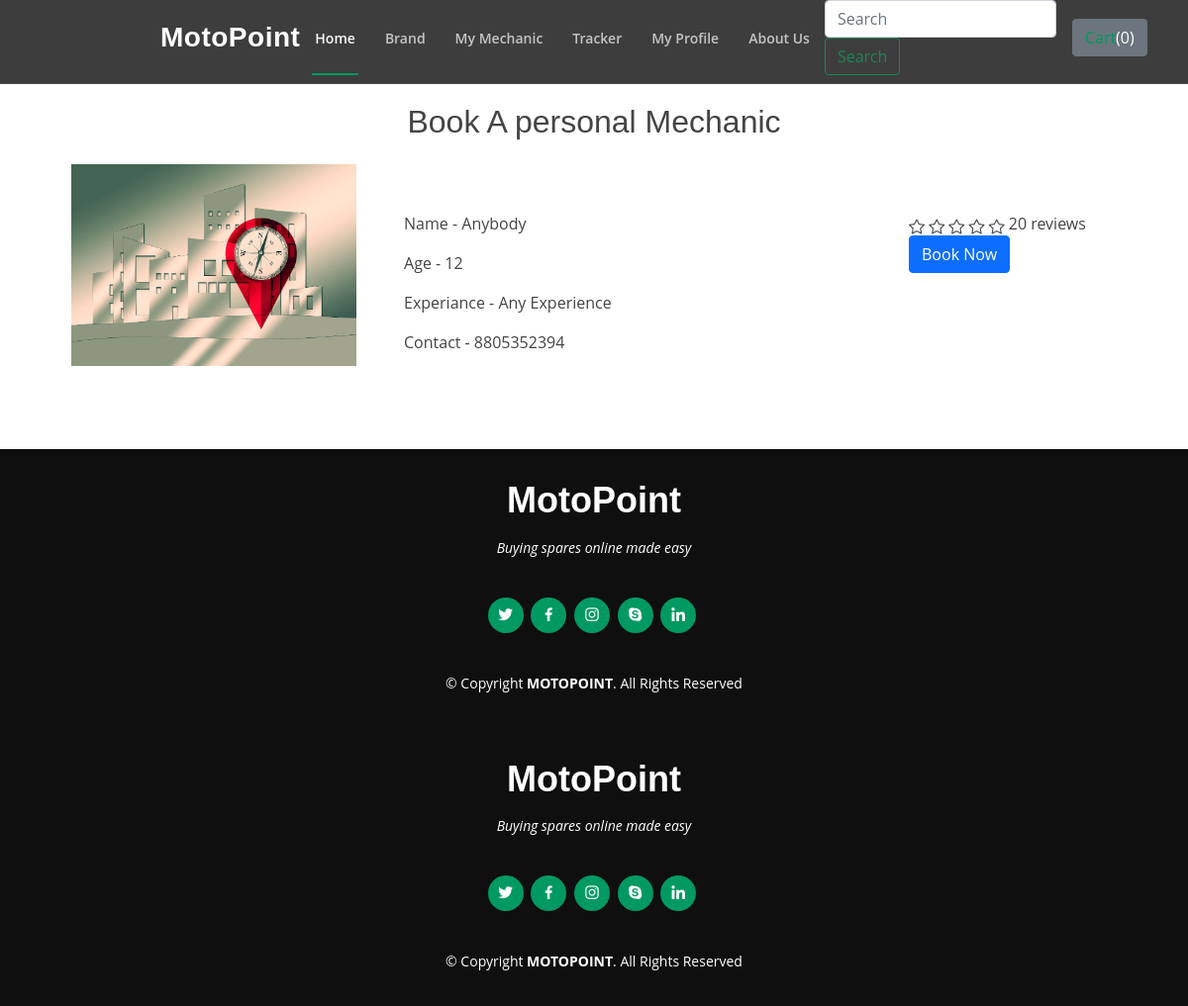
Screenshot of /shop/mechanic/ with the database file from the repository.
### shop/models.py (models this page shows)
class BookMechanic(models.Model):
    mec_img = models.ImageField(upload_to='shop/mechanic')
    name = models.CharField(max_length=400)
    email = models.EmailField(blank=True,null=True)
    age = models.IntegerField()
    experience = models.TextField()
    phone = models.IntegerField()
    address = models.TextField()

### shop/views.py (the view)
# urls.py: path('mechanic/',views.BookMechanicView,name="mechanics"),
def BookMechanicView(request):
    book = BookMechanic.objects.all()
    return render(request,'mechanic/My_Mechanic.html',context={'book':book})

### shop/templates/mechanic/My_Mechanic.html (shortened to what this page needs)
{% extends  'shop/basic.html' %}
{% block body %}
{% load static %}
 <section>
   <div class="conatainer">
     <div class="row justify-content-center">
	    <div>
         <h2 class='text-center mt-4 mb-4'> Book A personal Mechanic </h2>
	    </div>
		{% for i in book %}
	   <div class="col-12">
	    <div class="row">
		 <div class="col-4">
			 <div class="container">
		  <img src="{{ i.mec_img.url }}" class="img-fluid pl-5" alt=""></div>
		 </div>
		 <div class="col-5 pt-5">
		   <p>Name - {{ i.name }}</p>
		   <p> Age - {{ i.age }} </p>
		   <p> Experiance - {{ i.experience }} </p>
		   <p> Contact - {{ i.phone }} </p>
		 </div>
		 <div class="col-3 pt-5">
		   <i class="bi bi-star"></i>
		   <i class="bi bi-star"></i>
		   <i class="bi bi-star"></i>
		   <i class="bi bi-star"></i>
		   <i class="bi bi-star"></i>
		   <span> 20 reviews </span>
		   <div>
		   <a href="{% url 'shop:book_mechanic' pk=i.pk %}" class="btn btn-primary">Book Now </a>
		   </div>
		 </div>
		</div>
	   </div>
         {% endfor %}
	 </div>
	</div>
 </section>
  <footer id="footer">
    <div class="container">
      <h3>MotoPoint</h3>
      <p>Buying spares online made easy</p>
      <div class="social-links">
        <a href="#" class="twitter"><i class="bx bxl-twitter"></i></a>
        <a href="#" class="facebook"><i class="bx bxl-facebook"></i></a>
        <a href="#" class="instagram"><i class="bx bxl-instagram"></i></a>
        <a href="#" class="google-plus"><i class="bx bxl-skype"></i></a>
        <a href="#" class="linkedin"><i class="bx bxl-linkedin"></i></a>
      </div>
      <div class="copyright">
        &copy; Copyright <strong><span>MOTOPOINT</span></strong>. All Rights Reserved
      </div>
    </div>
  </footer>
 {% endblock %}

### shop/static/assets/css/style2.css (style rules this page uses)
body { font-family: "Open Sans", sans-serif; color: #444444; }
a { color: #009961; text-decoration: none; }
h1, h2, h3, h4, h5, h6 { font-family: "Raleway", sans-serif; }
section { padding: 80px 0; overflow: hidden; }
#footer { background: #0f0f0f; color: #fff; font-size: 14px; text-align: center; padding: 30px 0; }
#footer h3 { font-size: 36px; font-weight: 700; color: #fff; position: relative; font-family: "Poppins", sans-serif; padding: 0; margin: 0 0 15px 0; }
#footer p { font-size: 15; font-style: italic; padding: 0; margin: 0 0 40px 0; }
#footer .social-links { margin: 0 0 40px 0; }
#footer .social-links a { font-size: 18px; display: inline-block; background: #009961; color: #fff; line-height: 1; padding: 8px 0; margin-right: 4px; border-radius: 50%; text-align: center; width: 36px; height: 36px; transition: 0.3s; }
#footer .copyright { margin: 0 0 5px 0; }

### rows the page displays
BookMechanic: mec_img (picture), name "Anybody", age "12", experience "Any Experience", phone "8805352394"
